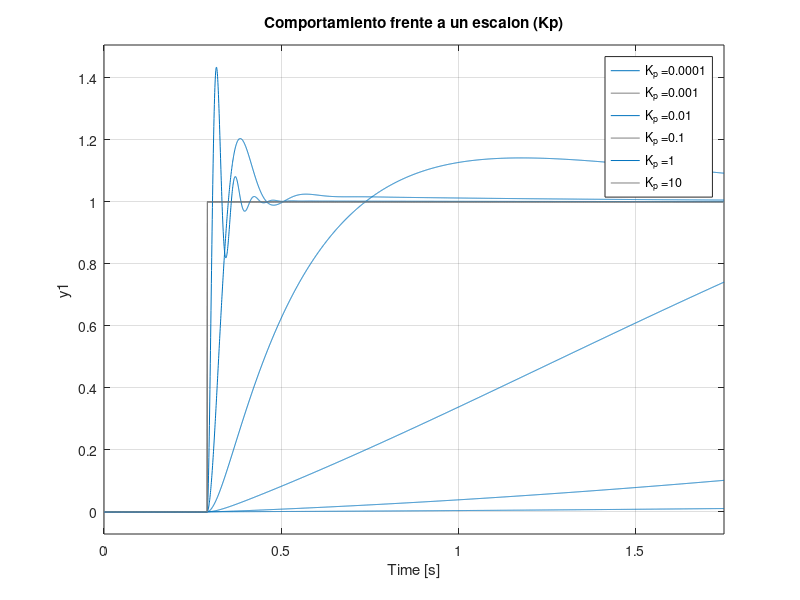
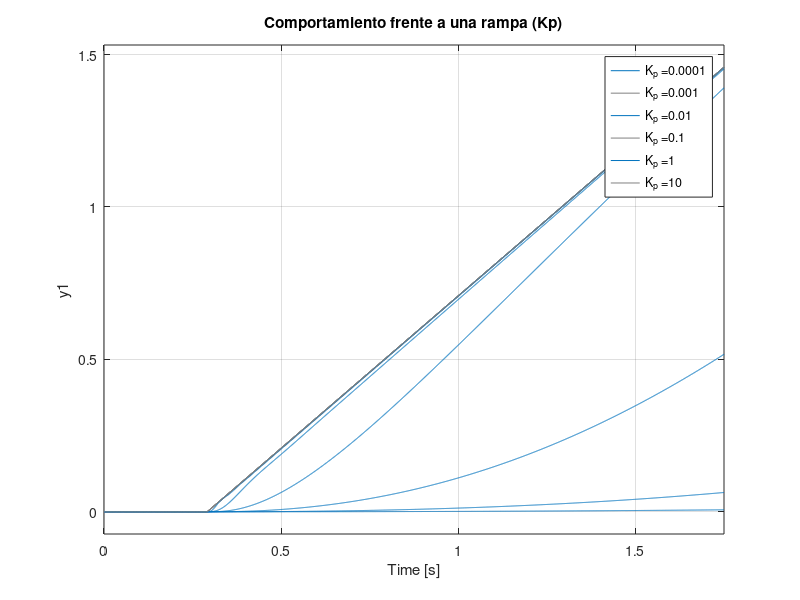
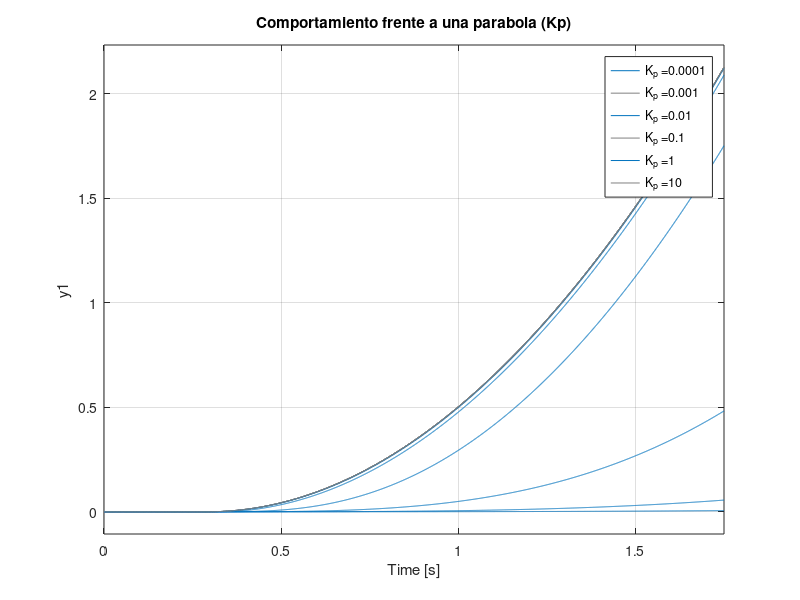
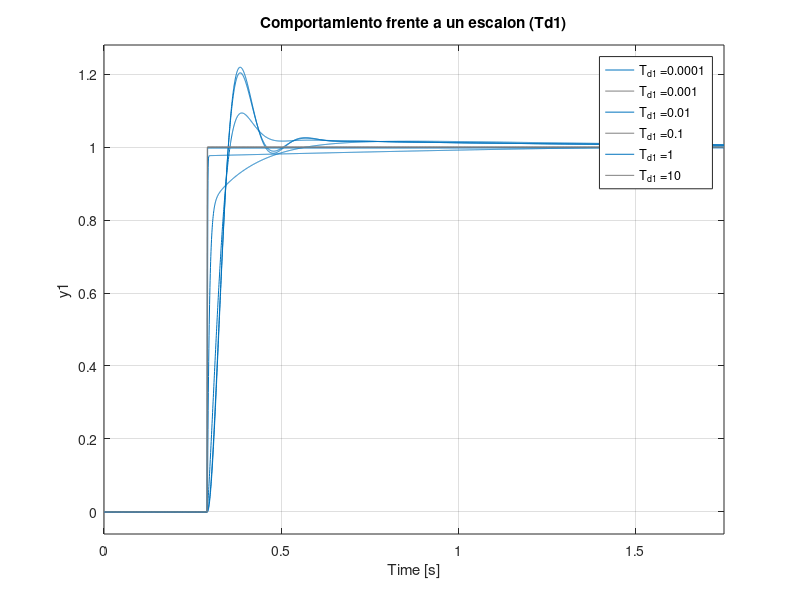

MATLAB code to generate these figures, in order:
clear all; clc; close all;

%% Initiation Parameters
K = 1500;
p = 35;

x = p.*(0:0.0005/p:0.05);

aux = -4:1:1;
auxTi = -1.5:0.5:1;
auxTd1 = -4:1:1;
auxTd2 = -4:1:1;

Kp = 10.^aux;
Ti = 10.^auxTi;
Td1 = 10.^auxTd1;
Td2 = 10.^auxTd2;

Kpfija = 1;
Td1fija = 0.001;
Td2fija = 0.001;
Tifija = 1;

%% Td1, Td2, Ti fijo
Td = Td1fija + Td2fija;

% Step
figure(1)
grid on;

Legend = cell(length(aux),1);

u = ones(1,length(x));
u(1:ceil(length(u)/6)) = 0;
t = x;

for i = 1:length(Kp)
    num = [K*Kp(i)*Td1fija K*Kp(i) K*Kp(i)/Tifija];
    den = [1 p+K*Kp(i)*Td K*Kp(i) K*Kp(i)/Tifija];
    sys = tf(num,den);
    lsim(sys, u, t)
    Legend{i} = strcat('K_{p} = ', num2str(Kp(i)));
    hold on;
end

title('Comportamiento frente a un escalon (Kp)')
legend(Legend);
hold off;
saveas(gcf,'img/01_PID-DEscalonKp.png')

% Ramp
figure(2)
grid on;

Legend = cell(length(aux),1);

t = x;
u = t-t(ceil(length(t)/6));
u(1:ceil(length(u)/6)) = 0;

for i = 1:length(Kp)
    num = [K*Kp(i)*Td1fija K*Kp(i) K*Kp(i)/Tifija];
    den = [1 p+K*Kp(i)*Td K*Kp(i) K*Kp(i)/Tifija];
    sys = tf(num,den);
    lsim(sys, u, t)
    Legend{i} = strcat('K_{p} = ', num2str(Kp(i)));
    hold on;
end

title('Comportamiento frente a una rampa (Kp)')
legend(Legend);
hold off;
saveas(gcf,'img/01_PID-DRampaKp.png')

% Parable
figure(3)
grid on;

Legend = cell(length(aux),1);

t = x;
u = (t-t(ceil(length(t)/6))).^2;
u(1:ceil(length(u)/6)) = 0;

for i = 1:length(Kp)
    num = [K*Kp(i)*Td1fija K*Kp(i) K*Kp(i)/Tifija];
    den = [1 p+K*Kp(i)*Td K*Kp(i) K*Kp(i)/Tifija];
    sys = tf(num,den);
    lsim(sys, u, t)
    Legend{i} = strcat('K_{p} = ', num2str(Kp(i)));
    hold on;
end

title('Comportamiento frente a una parabola (Kp)')
legend(Legend);
hold off;
saveas(gcf,'img/01_PID-DParabolaKp.png')

%% Ti, Td2, Kp fijo
Td = Td1 + Td2fija;

% Step
figure(4)
grid on;

Legend = cell(length(auxTd1),1);

u = ones(1,length(x));
u(1:ceil(length(u)/6)) = 0;
t = x;

%     num = [K*Kpfija*Td1fija K*Kpfija K*Kpfija/Tifija];
%     den = [1 p+K*Kpfija*Td K*Kpfija K*Kpfija/Tifija];

for i = 1:length(Td1)
    num = [K*Kpfija*Td1(i) K*Kpfija K*Kpfija/Tifija];
    den = [1 p+K*Kpfija*Td(i) K*Kpfija K*Kpfija/Tifija];
    sys = tf(num,den);
    lsim(sys, u, t)
    Legend{i} = strcat('T_{d1} = ', num2str(Td1(i)));
    hold on;
end

title('Comportamiento frente a un escalon (Td1)')
legend(Legend);
hold off;
saveas(gcf,'img/01_PID-DEscalonTd1.png')

% Ramp
figure(5)
grid on;

Legend = cell(length(auxTd1),1);

t = x;
u = t-t(ceil(length(t)/6));
u(1:ceil(length(u)/6)) = 0;

for i = 1:length(Td1)
    num = [K*Kpfija*Td1(i) K*Kpfija K*Kpfija/Tifija];
    den = [1 p+K*Kpfija*Td(i) K*Kpfija K*Kpfija/Tifija];
    sys = tf(num,den);
    lsim(sys, u, t)
    Legend{i} = strcat('T_{d1} = ', num2str(Td1(i)));
    hold on;
end

title('Comportamiento frente a una rampa (Td1)')
legend(Legend);
hold off;
saveas(gcf,'img/01_PID-DRampaTd1.png')

% Parable
figure(6)
grid on;

Legend = cell(length(auxTd1),1);

t = x;
u = (t-t(ceil(length(t)/6))).^2;
u(1:ceil(length(u)/6)) = 0;

for i = 1:length(Td1)
    num = [K*Kpfija*Td1(i) K*Kpfija K*Kpfija/Tifija];
    den = [1 p+K*Kpfija*Td(i) K*Kpfija K*Kpfija/Tifija];
    sys = tf(num,den);
    lsim(sys, u, t)
    Legend{i} = strcat('T_{d1} = ', num2str(Td1(i)));
    hold on;
end

title('Comportamiento frente a una parabola (Td1)')
legend(Legend);
hold off;
saveas(gcf,'img/01_PID-DParabolaTd1.png')

%% Ti, Td1, Kp fijo
Td = Td1fija + Td2;

% Step
figure(7)
grid on;

Legend = cell(length(auxTd2),1);

u = ones(1,length(x));
u(1:ceil(length(u)/6)) = 0;
t = x;

%     num = [K*Kpfija*Td1fija K*Kpfija K*Kpfija/Tifija];
%     den = [1 p+K*Kpfija*Td K*Kpfija K*Kpfija/Tifija];

for i = 1:length(Td2)
    num = [K*Kpfija*Td1fija K*Kpfija K*Kpfija/Tifija];
    den = [1 p+K*Kpfija*Td(i) K*Kpfija K*Kpfija/Tifija];
    sys = tf(num,den);
    lsim(sys, u, t)
    Legend{i} = strcat('T_{d2} = ', num2str(Td2(i)));
    hold on;
end

title('Comportamiento frente a un escalon (Td2)')
legend(Legend);
hold off;
saveas(gcf,'img/01_PID-DEscalonTd2.png')

% Ramp
figure(8)
grid on;

Legend = cell(length(auxTd2),1);

t = x;
u = t-t(ceil(length(t)/6));
u(1:ceil(length(u)/6)) = 0;

for i = 1:length(Td2)
    num = [K*Kpfija*Td1fija K*Kpfija K*Kpfija/Tifija];
    den = [1 p+K*Kpfija*Td(i) K*Kpfija K*Kpfija/Tifija];
    sys = tf(num,den);
    lsim(sys, u, t)
    Legend{i} = strcat('T_{d2} = ', num2str(Td2(i)));
    hold on;
end

title('Comportamiento frente a una rampa (Td2)')
legend(Legend);
hold off;
saveas(gcf,'img/01_PID-DRampaTd2.png')

% Parable
figure(9)
grid on;

Legend = cell(length(auxTd2),1);

t = x;
u = (t-t(ceil(length(t)/6))).^2;
u(1:ceil(length(u)/6)) = 0;

for i = 1:length(Td2)
    num = [K*Kpfija*Td1fija K*Kpfija K*Kpfija/Tifija];
    den = [1 p+K*Kpfija*Td(i) K*Kpfija K*Kpfija/Tifija];
    sys = tf(num,den);
    lsim(sys, u, t)
    Legend{i} = strcat('T_{d2} = ', num2str(Td2(i)));
    hold on;
end

title('Comportamiento frente a una parabola (Td2)')
legend(Legend);
hold off;
saveas(gcf,'img/01_PID-DParabolaTd2.png')


%% Kp, Td1, Td2 fijo
Td = Td1fija + Td2fija;

% Step
figure(10)
grid on;

Legend = cell(length(auxTi),1);

u = ones(1,length(x));
u(1:ceil(length(u)/6)) = 0;
t = x;

for i = 1:length(Ti)
    num = [K*Kpfija*Td1fija K*Kpfija K*Kpfija/Ti(i)];
    den = [1 p+K*Kpfija*Td K*Kpfija K*Kpfija/Ti(i)];
    sys = tf(num,den);
    lsim(sys, u, t)
    Legend{i} = strcat('T_{i} = ', num2str(Ti(i)));
    hold on;
end

title('Comportamiento frente a un escalon (Ti)')
legend(Legend);
hold off;
saveas(gcf,'img/01_PID-DEscalonTi.png')

% Ramp
figure(11)
grid on;

Legend = cell(length(auxTi),1);

t = x;
u = t-t(ceil(length(t)/6));
u(1:ceil(length(u)/6)) = 0;

for i = 1:length(Ti)
    num = [K*Kpfija*Td1fija K*Kpfija K*Kpfija/Ti(i)];
    den = [1 p+K*Kpfija*Td K*Kpfija K*Kpfija/Ti(i)];
    sys = tf(num,den);
    lsim(sys, u, t)
    Legend{i} = strcat('T_{i} = ', num2str(Ti(i)));
    hold on;
end

title('Comportamiento frente a una rampa (Ti)')
legend(Legend);
hold off;
saveas(gcf,'img/01_PID-DRampaTi.png')

% Parable
figure(12)
grid on;

Legend = cell(length(auxTi),1);

t = x;
u = (t-t(ceil(length(t)/6))).^2;
u(1:ceil(length(u)/6)) = 0;

for i = 1:length(Ti)
    num = [K*Kpfija*Td1fija K*Kpfija K*Kpfija/Ti(i)];
    den = [1 p+K*Kpfija*Td K*Kpfija K*Kpfija/Ti(i)];
    sys = tf(num,den);
    lsim(sys, u, t)
    Legend{i} = strcat('T_{i} = ', num2str(Ti(i)));
    hold on;
end

title('Comportamiento frente a una parabola (Ti)')
legend(Legend);
hold off;
saveas(gcf,'img/01_PID-DParabolaTi.png')